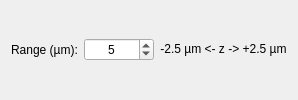
            <widget class="QWidget" name="ZRangeAround">
             <attribute name="title">
              <string>RangeAround</string>
             </attribute>
             <layout class="QGridLayout" name="gridLayout_10">
              <item row="0" column="2">
               <widget class="QLabel" name="range_around_label">
                <property name="maximumSize">
                 <size>
                  <width>16777215</width>
                  <height>25</height>
                 </size>
                </property>
                <property name="text">
                 <string>-2.5 µm &lt;- z -&gt; +2.5 µm</string>
                </property>
                <property name="alignment">
                 <set>Qt::AlignCenter</set>
                </property>
               </widget>
              </item>
              <item row="0" column="0">
               <widget class="QLabel" name="label_8">
                <property name="sizePolicy">
                 <sizepolicy hsizetype="Preferred" vsizetype="Preferred">
                  <horstretch>0</horstretch>
                  <verstretch>0</verstretch>
                 </sizepolicy>
                </property>
                <property name="maximumSize">
                 <size>
                  <width>80</width>
                  <height>16777215</height>
                 </size>
                </property>
                <property name="text">
                 <string>Range (µm):</string>
                </property>
               </widget>
              </item>
              <item row="0" column="1">
               <widget class="QSpinBox" name="zrange_spinBox">
                <property name="sizePolicy">
                 <sizepolicy hsizetype="Preferred" vsizetype="Fixed">
                  <horstretch>0</horstretch>
                  <verstretch>0</verstretch>
                 </sizepolicy>
                </property>
                <property name="minimumSize">
                 <size>
                  <width>70</width>
                  <height>0</height>
                 </size>
                </property>
                <property name="maximumSize">
                 <size>
                  <width>130</width>
                  <height>16777215</height>
                 </size>
                </property>
                <property name="alignment">
                 <set>Qt::AlignCenter</set>
                </property>
                <property name="maximum">
                 <number>10000</number>
                </property>
                <property name="value">
                 <number>5</number>
                </property>
               </widget>
              </item>
             </layout>
            </widget>
